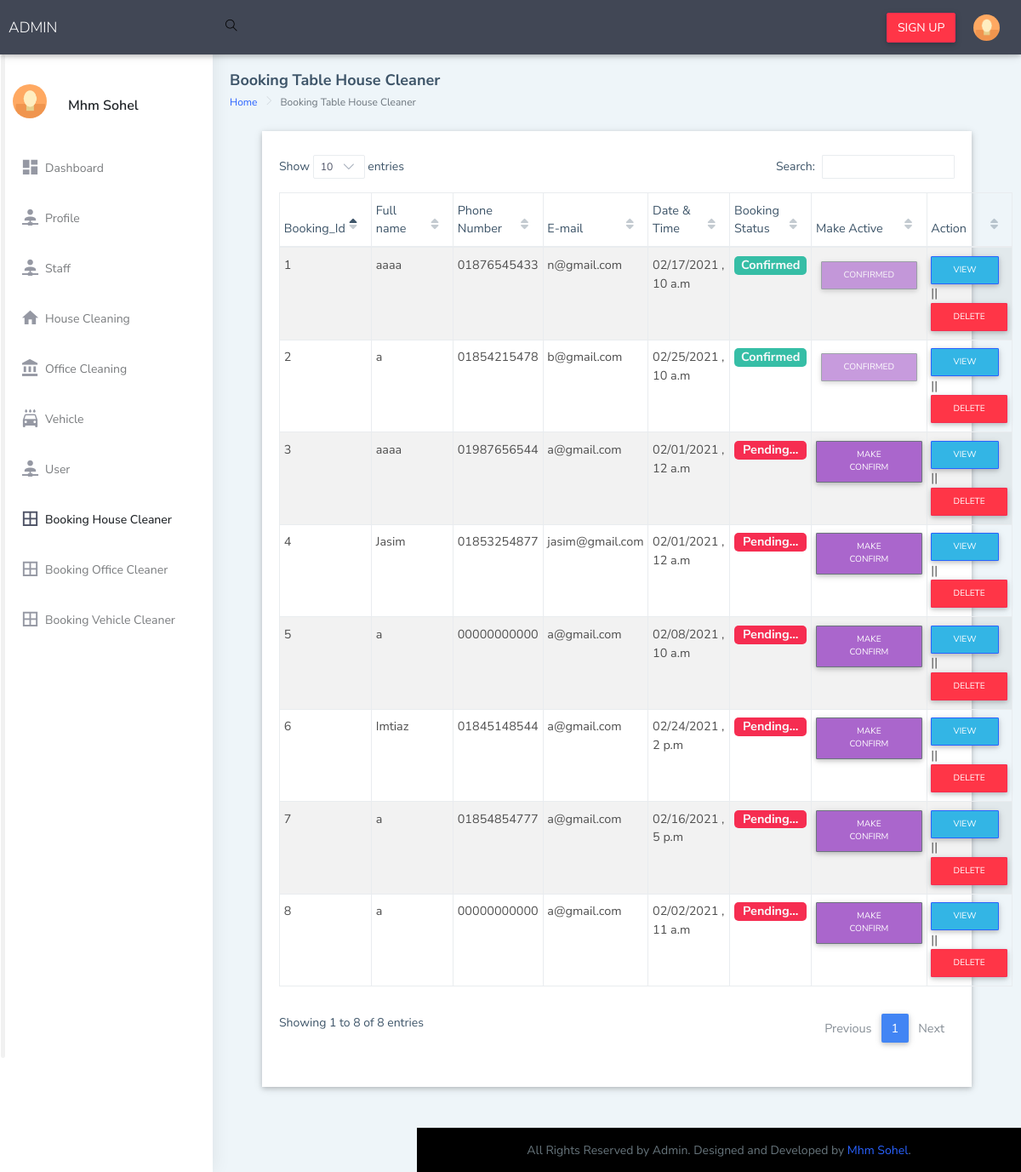
Screenshot of /Admin_Side/xtreme-html/ltr/Booking_table_house_cleaner.php (signed in) with the database file from the repository.
### tables this page shows
CREATE TABLE IF NOT EXISTS `tb_house_cleaning_booking` (
  `house_cleaning_booking_id` bigint(20) NOT NULL AUTO_INCREMENT,
  `name` varchar(255) DEFAULT NULL,
  `phone` varchar(255) DEFAULT NULL,
  `email` varchar(255) DEFAULT NULL,
  `address` varchar(255) DEFAULT NULL,
  `city` varchar(255) DEFAULT NULL,
  `postcode` int(11) DEFAULT NULL,
  `no_of_bedroom` int(11) DEFAULT NULL,
  `badroom_amount` int(11) DEFAULT NULL,
  `no_of_kitchen` int(11) DEFAULT NULL,
  `kitchenroom_amount` int(11) DEFAULT NULL,
  `no_of_livingroom` int(11) DEFAULT NULL,
  `livingroom_amount` int(11) DEFAULT NULL,
  `no_of_bathroom` int(11) DEFAULT NULL,
  `bathroom_amount` int(11) DEFAULT NULL,
  `no_of_carpet` int(11) DEFAULT NULL,
  `carpet_amount` int(11) DEFAULT NULL,
  `cleaning_product` varchar(255) DEFAULT NULL,
  `time` varchar(255) DEFAULT NULL,
  `date` varchar(255) DEFAULT NULL,
  `total_amount` double DEFAULT NULL,
  `booking_status` int(11) DEFAULT '0',
  `user_name` varchar(255) DEFAULT NULL,
  `entry_time` datetime DEFAULT NULL,
  PRIMARY KEY (`house_cleaning_booking_id`)
);

### Admin_Side/xtreme-html/ltr/Booking_table_house_cleaner.php (the view, shortened to what the rows shown need)
<?php
  include "include/Database.php";
 ?>
 <?php
   $db   = new Database();
   $sql  = "SELECT * FROM tb_house_cleaning_booking";
   $read = $db->select($sql);
  ?>
<!DOCTYPE html>
<html dir="ltr" lang="en">
    <head>
        <link rel="stylesheet" href="https://use.fontawesome.com/releases/v5.8.2/css/all.css">
        <link rel="stylesheet" href="css/bootstrap.min.css">
        <link rel="stylesheet" href="css/mdb.min.css">
        <link rel="stylesheet" href="css/sidenav.css">
        <link rel="stylesheet" href="css/style.css">
        <link rel="stylesheet" href="css/responsive.css">
        <link rel="stylesheet" href="css/datatables.min.css">
        <link rel="stylesheet" href="css/datatables-select.min.css">
        <link href="../../dist/css/style.min.css" rel="stylesheet">
    </head>
    <body>
        <div id="main-wrapper" data-layout="vertical" data-navbarbg="skin5" data-sidebartype="full"
            data-sidebar-position="absolute" data-header-position="absolute" data-boxed-layout="full">
                                    <div class="page-wrapper">
                                        <div class="container-fluid">
                                            <div class="row">
                                                <div class="pl-5 pr-5 col-lg-12 col-xlg-12 col-md-12">
                                                    <div class="card">
                                                        <div class="card-body">
                                                            <table id="VisitorDt" class="table table-striped table-sm table-bordered" cellspacing="0" width="100%">
                                                                <thead>
                                                                    <tr>
                                                                        <th class="th-sm">Booking_Id</th>
                                                                        <th class="th-sm">Full name</th>
                                                                        <th class="th-sm">Phone Number</th>
                                                                        <th class="th-sm">E-mail</th>
                                                                        <th class="th-sm">Date & Time</th>
                                                                        <th class="th-sm">Booking Status</th>
                                                                        <th class="th-sm">Make Active</th>
                                                                        <th class="th-sm">Action</th>
                                                                    </tr>
                                                                </thead>
                                                                <tbody>
                                                                  <?php if($read){ ?>
                                                                  <?php while($result = $read->fetch_assoc()){?>
                                                                  <tr>
                                                                    <td><?php echo $result['house_cleaning_booking_id']; ?></td>
                                                                    <td><?php echo $result['name']; ?></td>
                                                                    <td><?php echo $result['phone']; ?></td>
                                                                    <td><?php echo $result['email']; ?></td>
                                                                    <td><?php echo $result['date']; ?> , <?php echo $result['time']; ?></td>
                                                                    <td>
                                                                      <?php
                                                                        $booking_status = $result['booking_status'];
                                                                        if($booking_status == 1)
                                                                        {
                                                                          $msg = '<div class="m-auto bg-success text-light text-center" style="border-radius: 5px;"><strong>Confirmed</strong></div><br />';
                                                                          echo $msg;
                                                                        }
                                                                        else
                                                                        {
                                                                          $msg = '<div class="m-auto bg-danger text-light text-center" style="border-radius: 5px;"><strong>Pending...</strong></div><br />';
                                                                          echo $msg;
                                                                        }
                                                                      ?>
                                                                    </td>
                                                                    <td>
                                                                      <?php
                                                                      $booking_status = $result['booking_status'];
                                                                      if($booking_status == 1)
                                                                      {
                                                                        ?>
                                                                        <button type="button" class="btn btn-secondary btn-sm" name="button" disabled> Confirmed</button>
                                                                        <?php
                                                                      }
                                                                      else
                                                                      {
                                                                        ?>
                                                                        <a href="house_cleaning_booking_verify.php?house_cleaning_booking_id=<?php echo $result['house_cleaning_booking_id']; ?>" class="btn btn-secondary btn-sm">Make Confirm</a>
                                                                        <?php
                                                                      }
                                                                      ?>
                                                                      </td>
                                                                    <td><a href="view_Booking_table_house_cleaner.php?house_cleaning_booking_id=<?php echo $result['house_cleaning_booking_id']; ?>" class="btn btn-info btn-sm">View</a> || <a href="delete_data.php?house_cleaning_booking_id=<?php echo $result['house_cleaning_booking_id']; ?>" onclick="return confirm('Are you sure you want to delete this item?')" class="btn btn-danger btn-sm">Delete</a></td>
                                                                  </tr>
                                                                  <?php } ?>
                                                                  <?php }else{ ?>
                                                                  <?php $msg = '<div class="alert alert-warning alert-dismissable w-75 m-auto" id="flash-msg">No Data Found!</div><br />';
                                                                    echo $msg; ?>
                                                                  <?php } ?>
                                                                </tbody>
                                                            </table>
                                                        </div>
                                                    </div>
                                                </div>
                                            </div>
                                        </div>
                                    </div>
                                </div>
                            </body>
                        </html>

### rows the page displays
tb_house_cleaning_booking: house_cleaning_booking_id "1", name "aaaa", phone "01876545433", email "n@gmail.com", date "02/17/2021", time "10 a.m", booking_status "Confirmed"
tb_house_cleaning_booking: house_cleaning_booking_id "2", name "a", phone "01854215478", email "b@gmail.com", date "02/25/2021", time "10 a.m", booking_status "Confirmed"
tb_house_cleaning_booking: house_cleaning_booking_id "3", name "aaaa", phone "01987656544", email "a@gmail.com", date "02/01/2021", time "12 a.m", booking_status "Pending..."
tb_house_cleaning_booking: house_cleaning_booking_id "4", name "Jasim", phone "01853254877", email "jasim@gmail.com", date "02/01/2021", time "12 a.m", booking_status "Pending..."
tb_house_cleaning_booking: house_cleaning_booking_id "5", name "a", phone "00000000000", email "a@gmail.com", date "02/08/2021", time "10 a.m", booking_status "Pending..."
tb_house_cleaning_booking: house_cleaning_booking_id "6", name "Imtiaz", phone "01845148544", email "a@gmail.com", date "02/24/2021", time "2 p.m", booking_status "Pending..."
tb_house_cleaning_booking: house_cleaning_booking_id "7", name "a", phone "01854854777", email "a@gmail.com", date "02/16/2021", time "5 p.m", booking_status "Pending..."
tb_house_cleaning_booking: house_cleaning_booking_id "8", name "a", phone "00000000000", email "a@gmail.com", date "02/02/2021", time "11 a.m", booking_status "Pending..."
